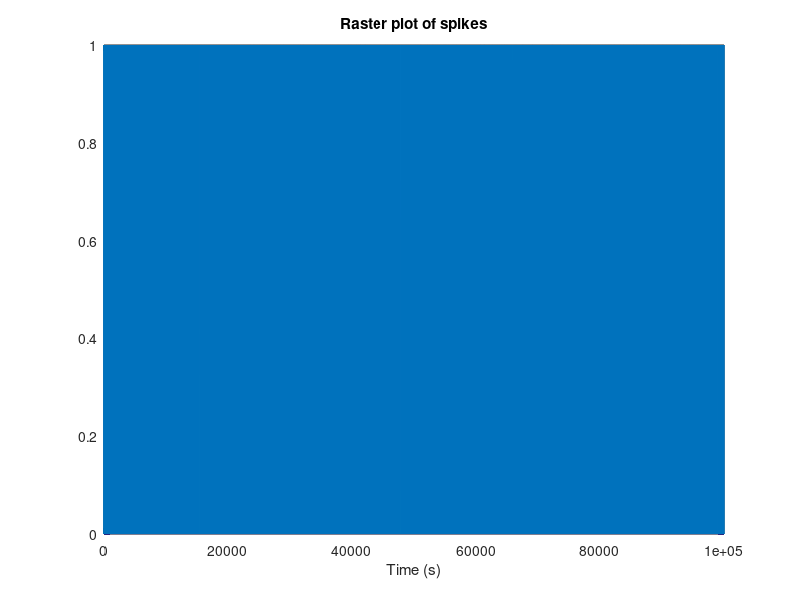
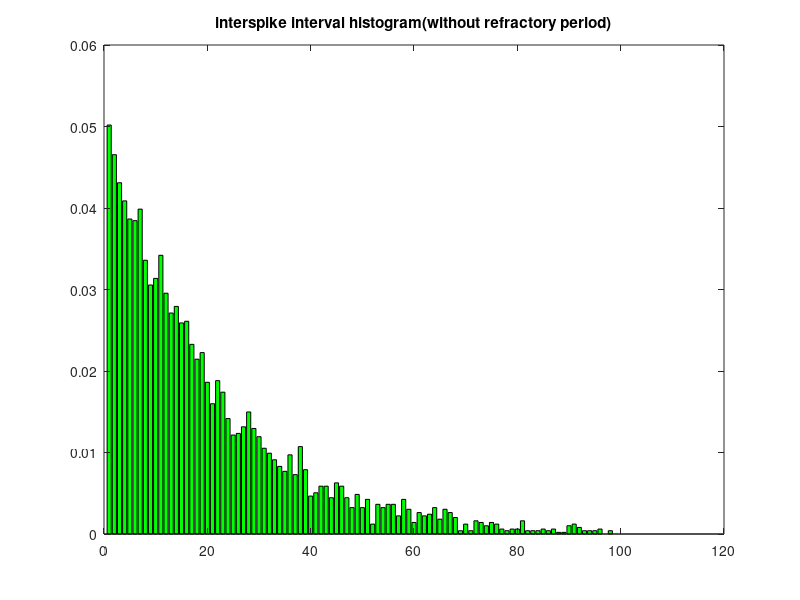

MATLAB code to generate these figures, in order:
clear
fr = 50; % constant firing rate Hz
dt = 1/1000; % s
nBins = 100000; % the number of the intervel
myPoissonSpikeTrain = rand(1, nBins) < fr*dt;
figure(1);
spiketrain_long = 0:0.001:1;
plot(myPoissonSpikeTrain);
xlabel('Time (s)')
title('Raster plot of spikes');
spikeTimes = find(myPoissonSpikeTrain) * dt * 1000;
fano = var(spikeTimes) / mean(spikeTimes);
spikeIntervals = spikeTimes(2:length(spikeTimes)) - spikeTimes(1:length(spikeTimes) - 1);
CV = std(spikeIntervals) / mean(spikeIntervals);
binSize = 1;                                            % 1 ms bins
x = 1:binSize:100;
intervalDist = hist(spikeIntervals(spikeIntervals < 100), x);
intervalDist = intervalDist / sum(intervalDist) / binSize; % normalize by dividing by spike number
figure(2);
bar(x, intervalDist,'g');
title('interspike interval histogram(without refractory period)');